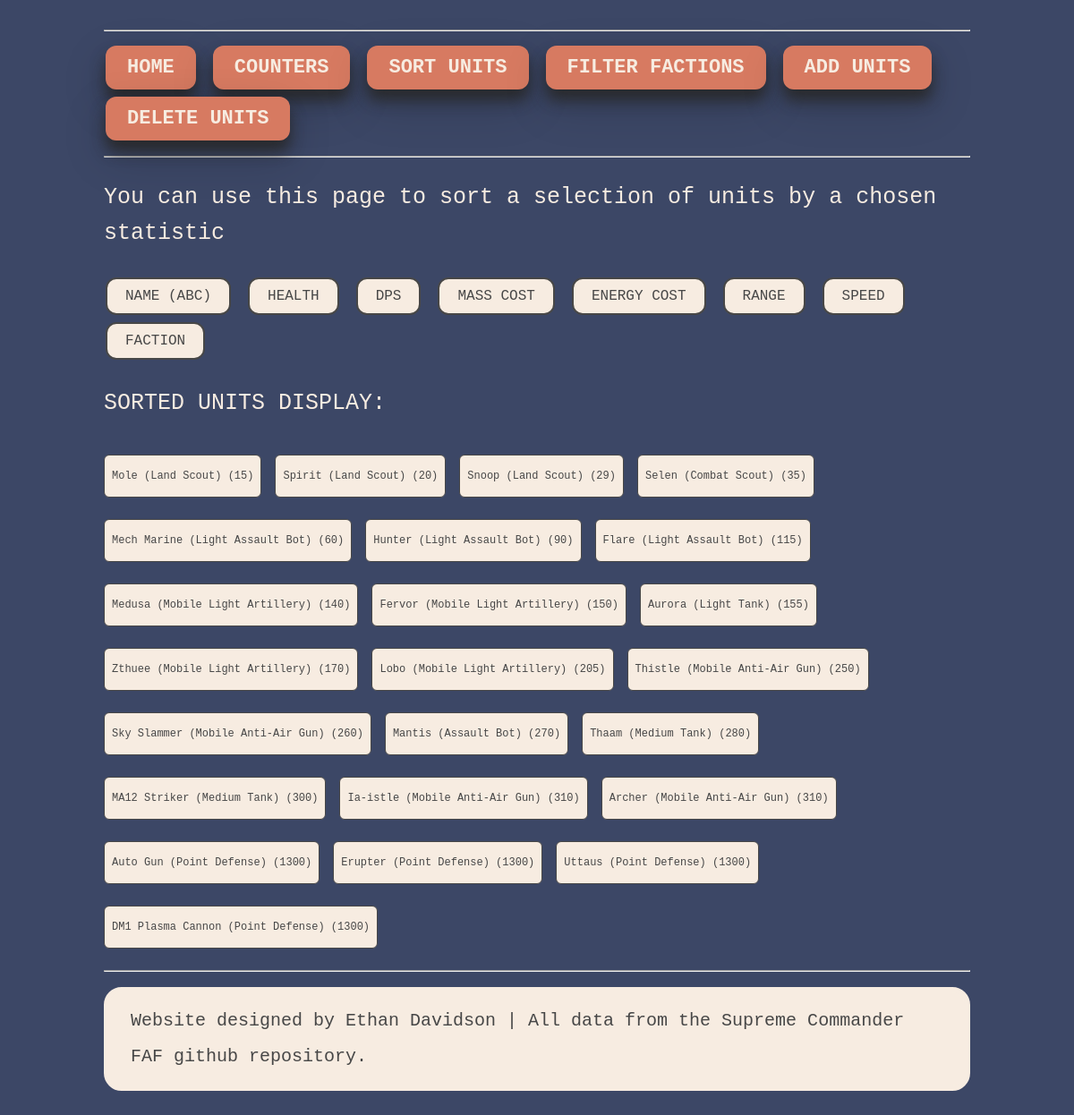
Screenshot of /sort_units/1 with the database file from the repository.
### tables this page shows
CREATE TABLE Units_T1_Land (ID INTEGER PRIMARY KEY AUTOINCREMENT, Name TEXT, Health INT, DPS INT, Mass_Cost INT, Energy_Cost INT, "Range" INT, Speed INT, Faction_ID INT REFERENCES Faction (ID));

### sc_web.py (the view)
@app.route('/sort_units/<int:stat>')
def sort_units(stat):
	try:
		with sqlite3.connect(TARGET_DATABASE_FILE) as connection:
			column_names = ['Units_T1_Land.Health', 'Units_T1_Land.DPS', 'Units_T1_Land.Mass_Cost', 'Units_T1_Land.Energy_Cost', 'Units_T1_Land.Range', 'Units_T1_Land.Speed', 'Faction.Faction_Name']
			cursor = connection.cursor()
			query = f"""
				SELECT Units_T1_Land.Name, Units_T1_Land.Health,
				Units_T1_Land.DPS, Units_T1_Land.Mass_Cost,
				Units_T1_Land.Energy_Cost, Units_T1_Land.Range,
				Units_T1_Land.Speed, Faction.Faction_Name
				FROM Units_T1_Land JOIN Faction ON Units_T1_Land.Faction_ID=Faction.ID ORDER BY {column_names[int(stat) - 1]};"""
			cursor.execute(query)
			results = cursor.fetchall()
			return render_template('sort_units.html', stat = stat, data=results)
	except:
	 	return render_template("404.html")

### templates/sort_units.html
{% extends "layout.html" %}
{% block content %}
        <p>You can use this page to sort a selection of units by a chosen statistic</p>
        <a href="/sort_units/0">
    		<button class="button_smaller button2" type="button">NAME (ABC)</button>
		</a>
		<a href="/sort_units/1">
    		<button class="button_smaller button2" type="button">HEALTH</button>
		</a>
		<a href="/sort_units/2">
    		<button class="button_smaller button2" type="button">DPS</button>
		</a>
		<a href="/sort_units/3">
    		<button class="button_smaller button2" type="button">MASS COST</button>
		</a>
		<a href="/sort_units/4">
    		<button class="button_smaller button2" type="button">ENERGY COST</button>
		</a>
		<a href="/sort_units/5">
    		<button class="button_smaller button2" type="button">RANGE</button>
		</a>
		<a href="/sort_units/6">
    		<button class="button_smaller button2" type="button">SPEED</button>
		</a>
		<a href="/sort_units/7">
    		<button class="button_smaller button2" type="button">FACTION</button>
		</a>
		<p> SORTED UNITS DISPLAY:</p>
         {% for unit in data %}
    	 <p class="greybox" >  {{unit[0]}} ({{unit[stat]}}) </p>
    	 {% endfor %}
{% endblock %}

### static/style.css (style rules this page uses)
html, body { font-family: "Lucida Console", monospace; margin: 0rem 3rem; }
:root { --col_1: #D77A61; --col_2: #474747; --col_3: #F7ECE1; --col_4: #3c4766; --col_5: #D77A61; }
body { color: var(--col_3); font-size: 25px; line-height: 40px; text-align: left; background-color: var(--col_4); padding: 20px; }
a { color: inherit; text-decoration: inherit; }
.button_smaller { font-family: Lucida Console, monospace; border: none; border-radius: 12px; color: var(--col_2); padding: 10px 20px; text-align: center; text-decoration: none; display: inline-block; font-size: 16px; margin: 4px 2px; transition-duration: 0.4s; cursor: pointer; }
.button2 { background-color: var(--col_3); color: var(--col_2); border: 2px solid var(--col_2); }
.greybox { display: flex; display: inline-block; font-weight: lighter; font-size: 12px; color: var(--col_2); background-color: var(--col_3); padding: 3px 8px; border-style: solid; border-width: 1.5px; border-radius: 6px; }

### rows the page displays
Units_T1_Land: Name "Mole (Land Scout)", Health "15"
Units_T1_Land: Name "Spirit (Land Scout)", Health "20"
Units_T1_Land: Name "Snoop (Land Scout)", Health "29"
Units_T1_Land: Name "Selen (Combat Scout)", Health "35"
Units_T1_Land: Name "Mech Marine (Light Assault Bot)", Health "60"
Units_T1_Land: Name "Hunter (Light Assault Bot)", Health "90"
Units_T1_Land: Name "Flare (Light Assault Bot)", Health "115"
Units_T1_Land: Name "Medusa (Mobile Light Artillery)", Health "140"
Units_T1_Land: Name "Fervor (Mobile Light Artillery)", Health "150"
Units_T1_Land: Name "Aurora (Light Tank)", Health "155"
Units_T1_Land: Name "Zthuee (Mobile Light Artillery)", Health "170"
Units_T1_Land: Name "Lobo (Mobile Light Artillery)", Health "205"
Units_T1_Land: Name "Thistle (Mobile Anti-Air Gun)", Health "250"
Units_T1_Land: Name "Sky Slammer (Mobile Anti-Air Gun)", Health "260"
Units_T1_Land: Name "Mantis (Assault Bot)", Health "270"
Units_T1_Land: Name "Thaam (Medium Tank)", Health "280"
Units_T1_Land: Name "MA12 Striker (Medium Tank)", Health "300"
Units_T1_Land: Name "Ia-istle (Mobile Anti-Air Gun)", Health "310"
Units_T1_Land: Name "Archer (Mobile Anti-Air Gun)", Health "310"
Units_T1_Land: Name "Auto Gun (Point Defense)", Health "1300"
Units_T1_Land: Name "Erupter (Point Defense)", Health "1300"
Units_T1_Land: Name "Uttaus (Point Defense)", Health "1300"
Units_T1_Land: Name "DM1 Plasma Cannon (Point Defense)", Health "1300"
